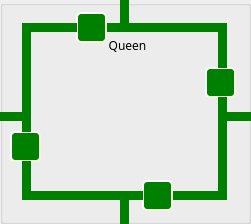
    <widget class="QGroupBox" name="Queen_groupBox">
     <property name="geometry">
      <rect>
       <x>1600</x>
       <y>680</y>
       <width>251</width>
       <height>224</height>
      </rect>
     </property>
     <property name="styleSheet">
      <string notr="true"/>
     </property>
     <property name="title">
      <string/>
     </property>
     <widget class="QLabel" name="label_22">
      <property name="geometry">
       <rect>
        <x>100</x>
        <y>35</y>
        <width>55</width>
        <height>21</height>
       </rect>
      </property>
      <property name="font">
       <font>
        <family>Inter UI Medium</family>
       </font>
      </property>
      <property name="text">
       <string>Queen</string>
      </property>
      <property name="alignment">
       <set>Qt::AlignCenter</set>
      </property>
     </widget>
     <widget class="QPushButton" name="Queen_TLine17_butt">
      <property name="enabled">
       <bool>false</bool>
      </property>
      <property name="geometry">
       <rect>
        <x>172</x>
        <y>191</y>
        <width>46</width>
        <height>9</height>
       </rect>
      </property>
      <property name="minimumSize">
       <size>
        <width>20</width>
        <height>4</height>
       </size>
      </property>
      <property name="maximumSize">
       <size>
        <width>100</width>
        <height>20</height>
       </size>
      </property>
      <property name="sizeIncrement">
       <size>
        <width>1</width>
        <height>1</height>
       </size>
      </property>
      <property name="styleSheet">
       <string notr="true">#Queen_TLine17_butt{
background-color: green;
border-style: outset;
}
#Queen_TLine17_butt:checked{
	background-color: red;
}</string>
      </property>
      <property name="text">
       <string/>
      </property>
      <property name="checkable">
       <bool>true</bool>
      </property>
     </widget>
     <widget class="QLabel" name="label_23">
      <property name="geometry">
       <rect>
        <x>44</x>
        <y>56</y>
        <width>158</width>
        <height>111</height>
       </rect>
      </property>
      <property name="styleSheet">
       <string notr="true">border-image: url(:/img/powSub.jpg);</string>
      </property>
      <property name="text">
       <string/>
      </property>
     </widget>
     <widget class="QPushButton" name="Queen_TLine15_butt">
      <property name="enabled">
       <bool>false</bool>
      </property>
      <property name="geometry">
       <rect>
        <x>218</x>
        <y>112</y>
        <width>42</width>
        <height>9</height>
       </rect>
      </property>
      <property name="styleSheet">
       <string notr="true">#Queen_TLine15_butt{
background-color: green;
border-style: outset;
}
#Queen_TLine15_butt:checked{
	background-color: red;
}</string>
      </property>
      <property name="text">
       <string/>
      </property>
      <property name="checkable">
       <bool>true</bool>
      </property>
     </widget>
     <widget class="QPushButton" name="Queen_TLine12_butt">
      <property name="enabled">
       <bool>false</bool>
      </property>
      <property name="geometry">
       <rect>
        <x>128</x>
        <y>23</y>
        <width>99</width>
        <height>9</height>
       </rect>
      </property>
      <property name="minimumSize">
       <size>
        <width>20</width>
        <height>4</height>
       </size>
      </property>
      <property name="maximumSize">
       <size>
        <width>100</width>
        <height>20</height>
       </size>
      </property>
      <property name="sizeIncrement">
       <size>
        <width>1</width>
        <height>1</height>
       </size>
      </property>
      <property name="styleSheet">
       <string notr="true">#Queen_TLine12_butt{
background-color: green;
border-style: outset;
}
#Queen_TLine12_butt:checked{
	background-color: red;
}</string>
      </property>
      <property name="text">
       <string/>
      </property>
      <property name="checkable">
       <bool>true</bool>
      </property>
     </widget>
     <widget class="QPushButton" name="Queen_Rel2_butt">
      <property name="geometry">
       <rect>
        <x>10</x>
        <y>131</y>
        <width>31</width>
        <height>31</height>
       </rect>
      </property>
      <property name="minimumSize">
       <size>
        <width>31</width>
        <height>31</height>
       </size>
      </property>
      <property name="maximumSize">
       <size>
        <width>31</width>
        <height>31</height>
       </size>
      </property>
      <property name="styleSheet">
       <string notr="true">#Queen_Rel2_butt{
border-image: url(:/img/relaySPDT.png);
background-color: green;
border-style: outset;
border-radius: 5px;
border-width:2px;
border-color:beige;
font-size:12px;
font-weight:100;
color: white;
max-width:23px;
max-height:23px;
min-width:23px;
min-height:23px;
padding:2px;

}
#Queen_Rel2_butt:checked{
	background-color: red;
}</string>
      </property>
      <property name="text">
       <string/>
      </property>
      <property name="checkable">
       <bool>true</bool>
      </property>
     </widget>
     <widget class="QPushButton" name="Queen_TLine4_butt">
      <property name="enabled">
       <bool>false</bool>
      </property>
      <property name="geometry">
       <rect>
        <x>31</x>
        <y>191</y>
        <width>89</width>
        <height>9</height>
       </rect>
      </property>
      <property name="minimumSize">
       <size>
        <width>26</width>
        <height>4</height>
       </size>
      </property>
      <property name="maximumSize">
       <size>
        <width>300</width>
        <height>40</height>
       </size>
      </property>
      <property name="sizeIncrement">
       <size>
        <width>1</width>
        <height>1</height>
       </size>
      </property>
      <property name="styleSheet">
       <string notr="true">#Queen_TLine4_butt{
background-color: green;
border-style: outset;
}
#Queen_TLine4_butt:checked{
	background-color: red;
}</string>
      </property>
      <property name="text">
       <string/>
      </property>
      <property name="checkable">
       <bool>true</bool>
      </property>
     </widget>
     <widget class="QPushButton" name="Queen_TLine10_butt">
      <property name="enabled">
       <bool>false</bool>
      </property>
      <property name="geometry">
       <rect>
        <x>106</x>
        <y>23</y>
        <width>15</width>
        <height>9</height>
       </rect>
      </property>
      <property name="minimumSize">
       <size>
        <width>15</width>
        <height>4</height>
       </size>
      </property>
      <property name="maximumSize">
       <size>
        <width>100</width>
        <height>40</height>
       </size>
      </property>
      <property name="sizeIncrement">
       <size>
        <width>1</width>
        <height>1</height>
       </size>
      </property>
      <property name="styleSheet">
       <string notr="true">#Queen_TLine10_butt{
background-color: green;
border-style: outset;
}
#Queen_TLine10_butt:checked{
	background-color: red;
}</string>
      </property>
      <property name="text">
       <string/>
      </property>
      <property name="checkable">
       <bool>true</bool>
      </property>
     </widget>
     <widget class="QPushButton" name="Queen_TLine11_butt">
      <property name="enabled">
       <bool>false</bool>
      </property>
      <property name="geometry">
       <rect>
        <x>120</x>
        <y>-1</y>
        <width>9</width>
        <height>33</height>
       </rect>
      </property>
      <property name="minimumSize">
       <size>
        <width>1</width>
        <height>1</height>
       </size>
      </property>
      <property name="maximumSize">
       <size>
        <width>1000</width>
        <height>1000</height>
       </size>
      </property>
      <property name="sizeIncrement">
       <size>
        <width>1</width>
        <height>1</height>
       </size>
      </property>
      <property name="styleSheet">
       <string notr="true">#Queen_TLine11_butt{
background-color: green;
border-style: outset;
}
#Queen_TLine11_butt:checked{
	background-color: red;
}</string>
      </property>
      <property name="text">
       <string/>
      </property>
      <property name="checkable">
       <bool>true</bool>
      </property>
     </widget>
     <widget class="QPushButton" name="Queen_Rel4_butt">
      <property name="geometry">
       <rect>
        <x>205</x>
        <y>67</y>
        <width>31</width>
        <height>31</height>
       </rect>
      </property>
      <property name="minimumSize">
       <size>
        <width>31</width>
        <height>31</height>
       </size>
      </property>
      <property name="maximumSize">
       <size>
        <width>31</width>
        <height>31</height>
       </size>
      </property>
      <property name="styleSheet">
       <string notr="true">#Queen_Rel4_butt{
border-image: url(:/img/relaySPDT.png);
background-color: green;
border-style: outset;
border-radius: 5px;
border-width:2px;
border-color:beige;
font-size:12px;
font-weight:100;
color: white;
max-width:23px;
max-height:23px;
min-width:23px;
min-height:23px;
padding:2px;

}
#Queen_Rel4_butt:checked{
	background-color: red;
}</string>
      </property>
      <property name="text">
       <string/>
      </property>
      <property name="checkable">
       <bool>true</bool>
      </property>
     </widget>
     <widget class="QPushButton" name="Queen_TLine8_butt">
      <property name="enabled">
       <bool>false</bool>
      </property>
      <property name="geometry">
       <rect>
        <x>22</x>
        <y>31</y>
        <width>9</width>
        <height>81</height>
       </rect>
      </property>
      <property name="styleSheet">
       <string notr="true">#Queen_TLine8_butt{
background-color: green;
border-style: outset;
}
#Queen_TLine8_butt:checked{
	background-color: red;
}</string>
      </property>
      <property name="text">
       <string/>
      </property>
      <property name="checkable">
       <bool>true</bool>
      </property>
     </widget>
     <widget class="QPushButton" name="Queen_TLine14_butt">
      <property name="enabled">
       <bool>false</bool>
      </property>
      <property name="geometry">
       <rect>
        <x>218</x>
        <y>97</y>
        <width>9</width>
        <height>15</height>
       </rect>
      </property>
      <property name="styleSheet">
       <string notr="true">#Queen_TLine14_butt{
background-color: green;
border-style: outset;
}
#Queen_TLine14_butt:checked{
	background-color: red;
}</string>
      </property>
      <property name="text">
       <string/>
      </property>
      <property name="checkable">
       <bool>true</bool>
      </property>
     </widget>
     <widget class="QPushButton" name="Queen_Rel5_butt">
      <property name="geometry">
       <rect>
        <x>142</x>
        <y>180</y>
        <width>31</width>
        <height>31</height>
       </rect>
      </property>
      <property name="minimumSize">
       <size>
        <width>31</width>
        <height>31</height>
       </size>
      </property>
      <property name="maximumSize">
       <size>
        <width>31</width>
        <height>31</height>
       </size>
      </property>
      <property name="styleSheet">
       <string notr="true">#Queen_Rel5_butt{
border-image: url(:/img/relaySPDT.png);
background-color: green;
border-style: outset;
border-radius: 5px;
border-width:2px;
border-color:beige;
font-size:12px;
font-weight:100;
color: white;
max-width:23px;
max-height:23px;
min-width:23px;
min-height:23px;
padding:2px;

}
#Queen_Rel5_butt:checked{
	background-color: red;
}</string>
      </property>
      <property name="text">
       <string/>
      </property>
      <property name="checkable">
       <bool>true</bool>
      </property>
     </widget>
     <widget class="QPushButton" name="Queen_TLine7_butt">
      <property name="enabled">
       <bool>false</bool>
      </property>
      <property name="geometry">
       <rect>
        <x>-2</x>
        <y>112</y>
        <width>33</width>
        <height>9</height>
       </rect>
      </property>
      <property name="styleSheet">
       <string notr="true">#Queen_TLine7_butt{
background-color: green;
border-style: outset;
}
#Queen_TLine7_butt:checked{
	background-color: red;
}</string>
      </property>
      <property name="text">
       <string/>
      </property>
      <property name="checkable">
       <bool>true</bool>
      </property>
     </widget>
     <widget class="QPushButton" name="Queen_TLine3_butt">
      <property name="enabled">
       <bool>false</bool>
      </property>
      <property name="geometry">
       <rect>
        <x>120</x>
        <y>191</y>
        <width>9</width>
        <height>33</height>
       </rect>
      </property>
      <property name="minimumSize">
       <size>
        <width>1</width>
        <height>1</height>
       </size>
      </property>
      <property name="maximumSize">
       <size>
        <width>1000</width>
        <height>1000</height>
       </size>
      </property>
      <property name="sizeIncrement">
       <size>
        <width>1</width>
        <height>1</height>
       </size>
      </property>
      <property name="styleSheet">
       <string notr="true">#Queen_TLine3_butt{
background-color: green;
border-style: outset;
}
#Queen_TLine3_butt:checked{
	background-color: red;
}</string>
      </property>
      <property name="text">
       <string/>
      </property>
      <property name="checkable">
       <bool>true</bool>
      </property>
     </widget>
     <widget class="QPushButton" name="Queen_Rel3_butt">
      <property name="enabled">
       <bool>true</bool>
      </property>
      <property name="geometry">
       <rect>
        <x>76</x>
        <y>12</y>
        <width>31</width>
        <height>31</height>
       </rect>
      </property>
      <property name="minimumSize">
       <size>
        <width>31</width>
        <height>31</height>
       </size>
      </property>
      <property name="maximumSize">
       <size>
        <width>31</width>
        <height>31</height>
       </size>
      </property>
      <property name="styleSheet">
       <string notr="true">#Queen_Rel3_butt{
border-image: url(:/img/relaySPDT.png);
background-color: green;
border-style: outset;
border-radius: 5px;
border-width:2px;
border-color:beige;
font-size:12px;
font-weight:100;
color: white;
max-width:23px;
max-height:23px;
min-width:23px;
min-height:23px;
padding:2px;

}
#Queen_Rel3_butt:checked{
	background-color: red;
}</string>
      </property>
      <property name="text">
       <string/>
      </property>
      <property name="checkable">
       <bool>true</bool>
      </property>
     </widget>
     <widget class="QPushButton" name="Queen_TLine16_butt">
      <property name="enabled">
       <bool>false</bool>
      </property>
      <property name="geometry">
       <rect>
        <x>218</x>
        <y>121</y>
        <width>9</width>
        <height>79</height>
       </rect>
      </property>
      <property name="styleSheet">
       <string notr="true">#Queen_TLine16_butt{
background-color: green;
border-style: outset;
}
#Queen_TLine16_butt:checked{
	background-color: red;
}</string>
      </property>
      <property name="text">
       <string/>
      </property>
      <property name="checkable">
       <bool>true</bool>
      </property>
     </widget>
     <widget class="QPushButton" name="Queen_TLine13_butt">
      <property name="enabled">
       <bool>false</bool>
      </property>
      <property name="geometry">
       <rect>
        <x>218</x>
        <y>23</y>
        <width>9</width>
        <height>45</height>
       </rect>
      </property>
      <property name="styleSheet">
       <string notr="true">#Queen_TLine13_butt{
background-color: green;
border-style: outset;
}
#Queen_TLine13_butt:checked{
	background-color: red;
}</string>
      </property>
      <property name="text">
       <string/>
      </property>
      <property name="checkable">
       <bool>true</bool>
      </property>
     </widget>
     <widget class="QPushButton" name="Queen_TLine5_butt">
      <property name="enabled">
       <bool>false</bool>
      </property>
      <property name="geometry">
       <rect>
        <x>22</x>
        <y>161</y>
        <width>9</width>
        <height>39</height>
       </rect>
      </property>
      <property name="styleSheet">
       <string notr="true">#Queen_TLine5_butt{
background-color: green;
border-style: outset;
}
#Queen_TLine5_butt:checked{
	background-color: red;
}</string>
      </property>
      <property name="text">
       <string/>
      </property>
      <property name="checkable">
       <bool>true</bool>
      </property>
     </widget>
     <widget class="QPushButton" name="Queen_TLine18_butt">
      <property name="enabled">
       <bool>false</bool>
      </property>
      <property name="geometry">
       <rect>
        <x>129</x>
        <y>191</y>
        <width>14</width>
        <height>9</height>
       </rect>
      </property>
      <property name="minimumSize">
       <size>
        <width>12</width>
        <height>4</height>
       </size>
      </property>
      <property name="maximumSize">
       <size>
        <width>100</width>
        <height>40</height>
       </size>
      </property>
      <property name="sizeIncrement">
       <size>
        <width>1</width>
        <height>1</height>
       </size>
      </property>
      <property name="styleSheet">
       <string notr="true">#Queen_TLine18_butt{
background-color: green;
border-style: outset;
}
#Queen_TLine18_butt:checked{
	background-color: red;
}</string>
      </property>
      <property name="text">
       <string/>
      </property>
      <property name="checkable">
       <bool>true</bool>
      </property>
     </widget>
     <widget class="QPushButton" name="Queen_TLine9_butt">
      <property name="enabled">
       <bool>false</bool>
      </property>
      <property name="geometry">
       <rect>
        <x>22</x>
        <y>23</y>
        <width>55</width>
        <height>9</height>
       </rect>
      </property>
      <property name="minimumSize">
       <size>
        <width>20</width>
        <height>4</height>
       </size>
      </property>
      <property name="maximumSize">
       <size>
        <width>100</width>
        <height>20</height>
       </size>
      </property>
      <property name="sizeIncrement">
       <size>
        <width>1</width>
        <height>1</height>
       </size>
      </property>
      <property name="styleSheet">
       <string notr="true">#Queen_TLine9_butt{
background-color: green;
border-style: outset;
}
#Queen_TLine9_butt:checked{
	background-color: red;
}</string>
      </property>
      <property name="text">
       <string/>
      </property>
      <property name="checkable">
       <bool>true</bool>
      </property>
     </widget>
     <widget class="QPushButton" name="Queen_TLine6_butt">
      <property name="enabled">
       <bool>false</bool>
      </property>
      <property name="geometry">
       <rect>
        <x>22</x>
        <y>120</y>
        <width>9</width>
        <height>12</height>
       </rect>
      </property>
      <property name="styleSheet">
       <string notr="true">#Queen_TLine6_butt{
background-color: green;
border-style: outset;
}
#Queen_TLine6_butt:checked{
	background-color: red;
}</string>
      </property>
      <property name="text">
       <string/>
      </property>
      <property name="checkable">
       <bool>true</bool>
      </property>
     </widget>
    </widget>
